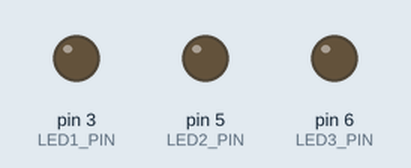
A sketch run on a simulated Arduino Uno, built with avr-gcc and run on an emulated ATmega328P. Shown: output pins drawn as LEDs (lit = HIGH).

Above: at 0.15 s.
Timing chart, 0 to 1.6 s (numbered marks = the images above):
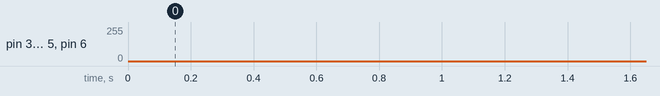

The sketch:

MultipleFade.ino
```cpp
#include "Fader.h"

const int LED1_PIN = 3;
const int LED2_PIN = 5;
const int LED3_PIN = 6;

const int LED1_INTERVAL = 5;
const int LED2_INTERVAL = 5;
const int LED3_INTERVAL = 5;

const int LED1_FADE_AMOUNT = 1;
const int LED2_FADE_AMOUNT = 2;
const int LED3_FADE_AMOUNT = 5;

Fader _led1Fader(LED1_PIN, LED1_INTERVAL, 1);
Fader _led2Fader(LED2_PIN, LED2_INTERVAL, 2);
Fader _led3Fader(LED3_PIN, LED3_INTERVAL, 5);


void setup() {
  // put your setup code here, to run once:
}

void loop() {
  // put your main code here, to run repeatedly:
  _led1Fader.update();
  _led2Fader.update();
  _led3Fader.update();
}
```

Fader.cpp
```cpp
#include "Fader.h"

Fader::Fader(const int pin, const unsigned long fadeInterval, int fadeAmount) : _pin(pin), _interval(fadeInterval), _fadeAmount(fadeAmount){
  _state = LOW;
  _lastToggledTimestampMs = 0;
  _currBrightness = 0;
  _maxOut = 255;
  pinMode(_pin, OUTPUT);
}

void Fader::update() {
  unsigned long currentTimestampMs = millis();
  if (currentTimestampMs - _lastToggledTimestampMs >= _interval) {
    if (_currBrightness < 0 || _currBrightness >= _maxOut) {
        _fadeAmount = -_fadeAmount;
      }
      _lastToggledTimestampMs = currentTimestampMs; // store current time as toggle time
      analogWrite(_pin, _currBrightness);
      _currBrightness += _fadeAmount;
  }
}
```

Fader.h
```cpp
#include <Arduino.h>

class Fader {
  private:
    const int _pin;
    const unsigned long _interval;

    int _fadeAmount;
    int _maxOut;
    int _state;
    unsigned long _lastToggledTimestampMs;
    int _currBrightness;

  public:
    Fader(int pin, unsigned long fadeInterval, int fadeAmount);

    void update();
};
```
